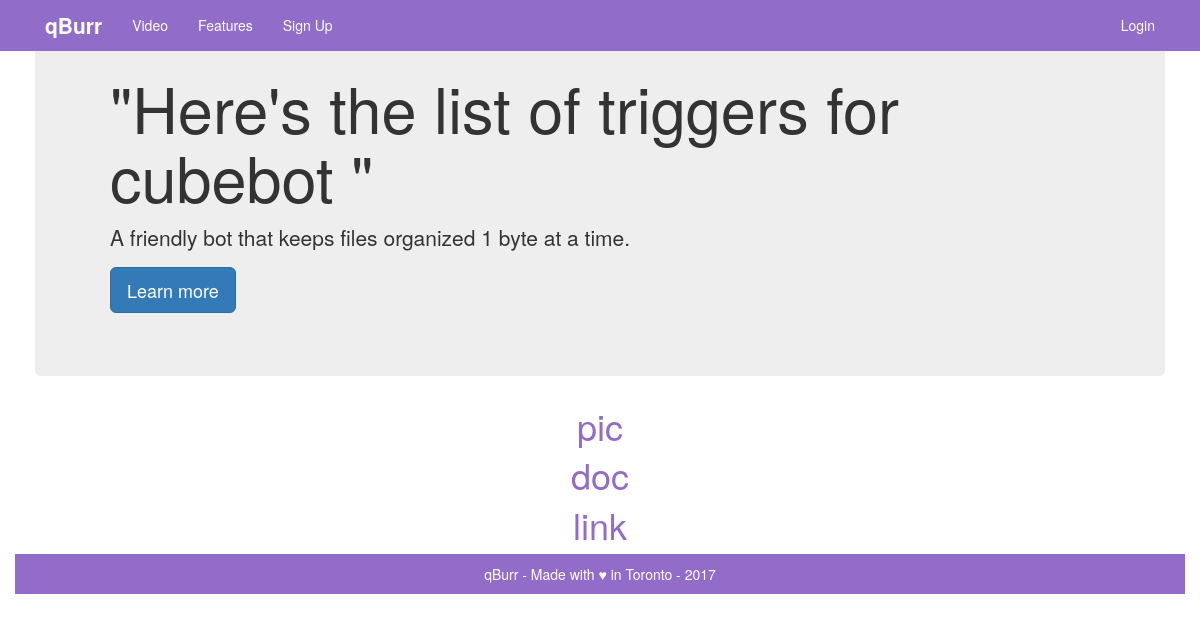
Before: /triggers with the older database file.
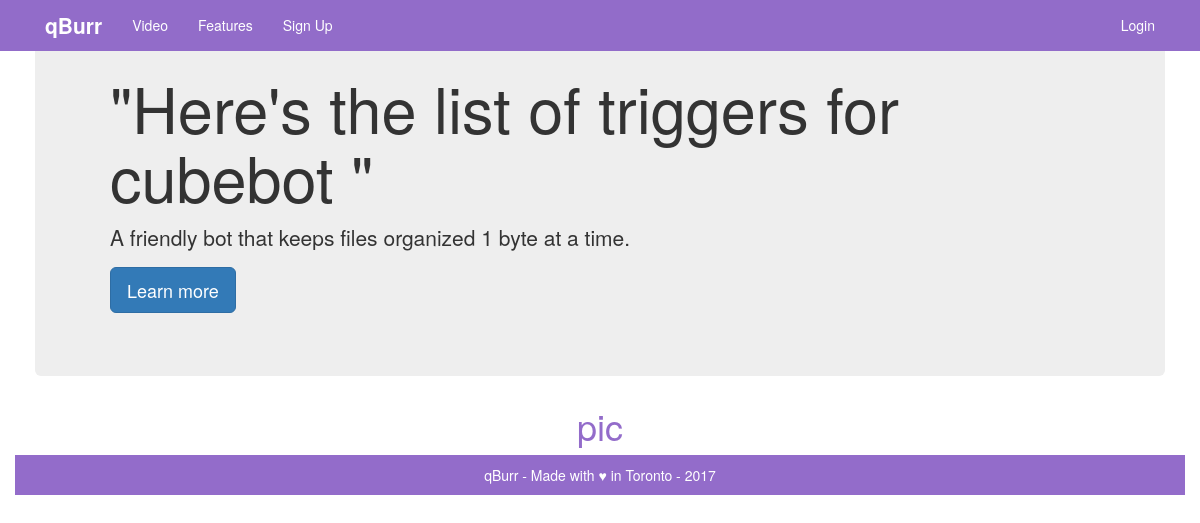
After: the same page with the newer database file.
### cubebot_site/model.py (models this page shows, shortened)
class TriggerModel(db.Model):
    __tablename__ = 'triggers'
    id = db.Column(db.Integer, primary_key=True)
    name = db.Column(db.String(80))
    category = db.Column(db.String(80))

### cubebot_site/views.py (the view)
@app.route('/triggers') # cubebot triggers webview
def triggers():
	triggerNames = db.session.query(TriggerModel.name).all()
	triggerWords = [', '.join(map(str, x)) for x in triggerNames]
	return render_template("/triggers.html", context=triggerWords)

### cubebot_site/templates/triggers.html
{% extends "base.html" %}
{%block content%}
<div class="page">
  <div class="jumbotron">
      <div class="container">
      <h1> "Here's the list of triggers for cubebot "</h1>
        <p>A friendly bot that keeps files organized 1 byte at a time.</p>
        <p><a class="btn btn-primary btn-lg" href="#" role="button">Learn more</a></p>
    </div>
  </div>
  <div class="kali">
    <h1>
      {% for i in context %}
      <p>{{ i }}</p>
      {% endfor %}
    </h1>
  </div>
</div>
{% endblock %}

### cubebot_site/templates/base.html (shortened to what this page needs)
<!DOCTYPE html>
<html>
  <head>
    <link href="//cdnjs.cloudflare.com/ajax/libs/twitter-bootstrap/3.3.7/css/bootstrap.min.css" rel="stylesheet">
    <link rel="stylesheet"
          href="{{url_for('.static', filename='css/style.css')}}">
  </head>
  <body>
{% block nav %}
  {% include "nav.html" %}
{% endblock %}
  <div class="container">
      {% block content %} {% endblock %}
  </div>
{% include "footer.html" %}
</body>
</html>

### cubebot_site/templates/nav.html (shortened to what this page needs)
<nav class="navbar navbar-default navbar-fixed-top">
  <div class="container-fluid">
    <div class="navbar-header">
      <a class="navbar-brand" href="/">qBurr</a>
    </div>
    <div class="collapse navbar-collapse" id="bs-example-navbar-collapse-1">
      <ul class="nav navbar-nav">
        <li class="inactive"><a href="#">Video <span class="sr-only">(current)</span></a></li>
        <li><a href="#">Features</a></li>
        <li><a href="/signup">Sign Up</a></li>
      </ul>
      <ul class="nav navbar-nav navbar-right">
        <li><a href="/login">Login</a></li>
      </ul>
    </div>
  </div>
</nav>

### cubebot_site/templates/footer.html
   <div class="container footer ">
      <p class="muted credit"><center>qBurr - Made with &#9829; in Toronto - 2017</center></p>
  </div>

### cubebot_site/static/css/style.css (style rules this page uses)
body { height: auto !important; }
.container { text-align: center; }
.navbar-default.navbar-fixed-top { background-color: #926cc9 !important; border-color: transparent !important; margin-bottom: 0px !important; }
.navbar-default .navbar-nav>li>a { color: #fff !important; }
.navbar-brand { padding-left: 0px; color: #fff !important; font-weight: bold; font-size: 1.5em; }
.page { margin: 5px !important; text-align: center; }
.kali > h1 { color: #936cca; }
.footer { background-color: #936cca; color: #FFFFFF !important; }
@media (min-width: 768px) { .container { text-align: left; } }
@media (min-width: 768px) { .navbar-brand { padding-left: 15px; } }
@media (min-width: 1024px) { .container { text-align: left; } }
@media (min-width: 1024px) { .navbar-brand { padding-left: 15px; } }
@media (min-width: 1024px) { .container-fluid { max-width: 1140px; } }

Changed rows visible on the page:
removed TriggerModel: name "doc"
removed TriggerModel: name "link"
